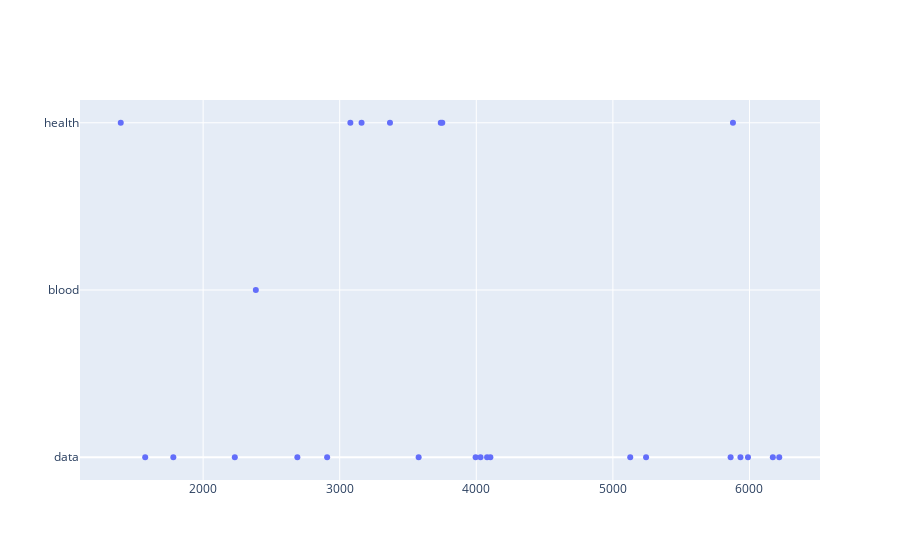

This figure's notebook cell:
### Code cell
import plotly.graph_objects as go

fig = go.Figure(data=go.Scatter(
    x = x,
    y = y,
    mode="markers"
))

fig.update_layout(
    yaxis = dict(
        tickmode = 'array',
        tickvals = list(range(max(y)+1)),
        ticktext = words
    )
)

fig.show()

### Figure 1 — Plotly figure (JSON) as saved in the notebook; plotly's stock layout.template omitted (floating-point values rounded to 4 significant figures)
{"data": [{"mode": "markers", "type": "scatter", "x": [1397, 1576, 1782, 2232, 2386, 2690, 2908, 3078, 3160, 3368, 3578, 3740, 3751, 3995, 4031, 4079, 4103, 5127, 5243, 5862, 5879, 5934, 5989, 6171, 6218], "y": [2, 0, 0, 0, 1, 0, 0, 2, 2, 2, 0, 2, 2, 0, 0, 0, 0, 0, 0, 0, 2, 0, 0, 0, 0]}], "layout": {"yaxis": {"tickmode": "array", "ticktext": ["data", "blood", "health"], "tickvals": [0, 1, 2]}}}
